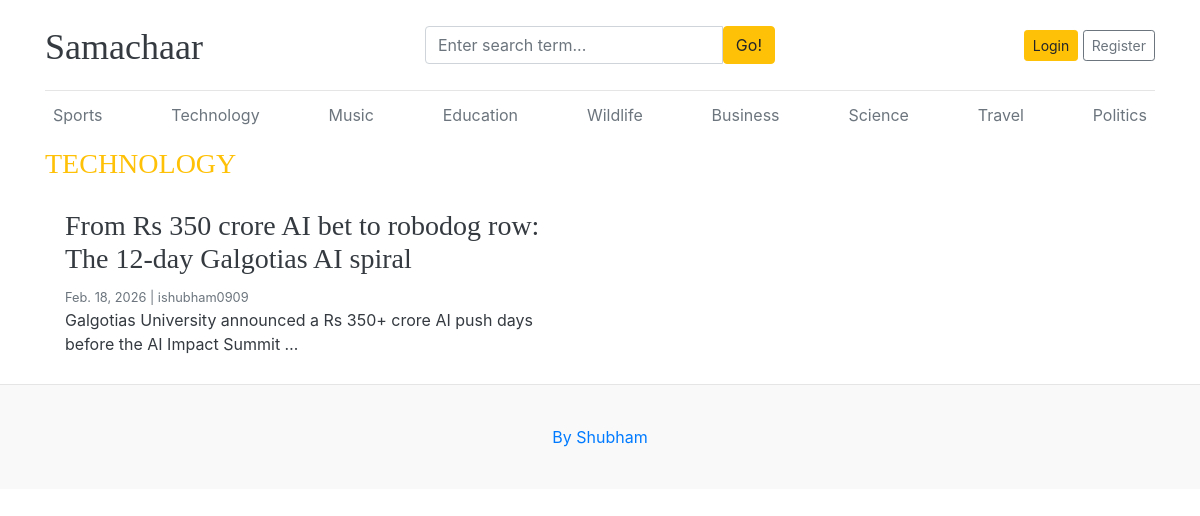
Before: /category/2/ with the older database file.
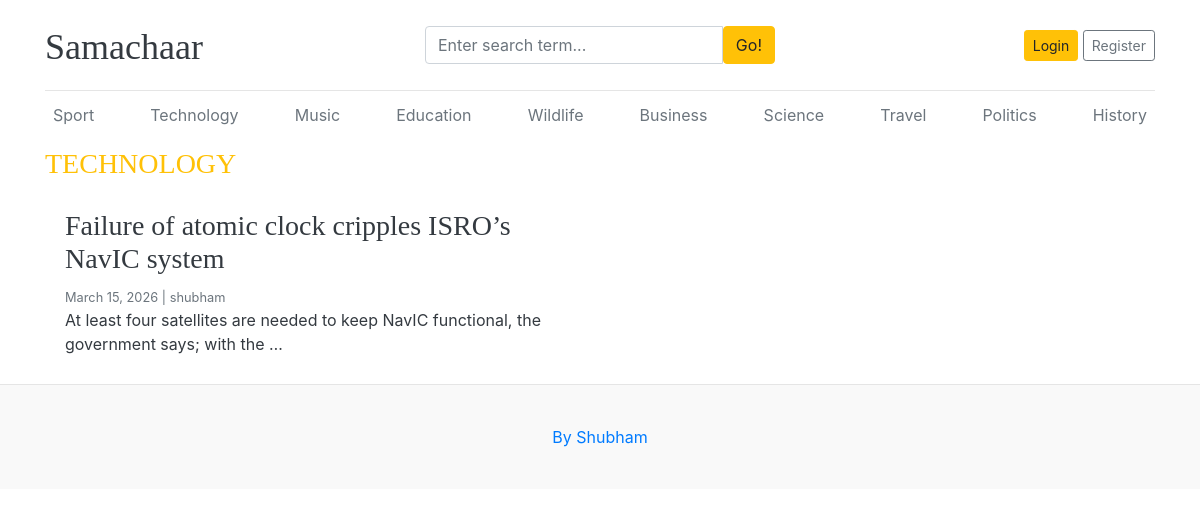
After: the same page with the newer database file.
### blogs/models.py (models this page shows, shortened)
class Category(models.Model):
    category_name = models.CharField(max_length=50, unique=True)
    created_at = models.DateField(auto_now_add=True)
    updated_at = models.DateField(auto_now_add=True)
    class Meta:
        verbose_name_plural = 'categories'
    def __str__(self):
        return self.category_name

class Blog(models.Model):
    title = models.CharField(max_length=100)
    slug = models.SlugField(max_length=150, unique=True)
    category = models.ForeignKey(Category, on_delete=models.CASCADE) # on deleting category model related with it will also be deleted
    author = models.ForeignKey(User, on_delete=models.CASCADE)
    featued_image = models.ImageField(upload_to='uploads/%Y/%M/%D')
    short_description = models.TextField(max_length=500)
    blog_body = models.TextField(max_length=1000)
    status = models.CharField(choices=STATUS_CHOICES, default='Draft')
    is_featured = models.BooleanField(default=False)
    created_at = models.DateField(auto_now_add=True)
    updated_at = models.DateField(auto_now_add=True)

### blogs/views.py (the view)
# urls.py: path('<int:category_id>/', views.posts_by_category, name='posts_by_category'),
def posts_by_category(request, category_id):
    posts = Blog.objects.filter(status='Published', category=category_id)
    category = get_object_or_404(Category, pk=category_id)
    context = {
        'posts':posts,
        'category':category,
    }
    return render(request, 'posts_by_category.html', context)

### blogs/context_processors.py (called while the page is built)
def get_categories(request):
    categories = Category.objects.all()
    return dict(categories = categories)

def get_social(request):
    links = Social.objects.all()
    return dict(links = links)

### templates/posts_by_category.html
{% extends "base.html" %}
{% block content %}
<h3 class="text-uppercase text-warning" style="letter_spacing: 2px;">{{ category }}</h3>
<div class="row mb-2">
  {% if posts %}
  {% for post in posts %}
  <div class="col-md-6">
    <div class="card border-0" >
      <div class="card-body">
        <h3><a href="{% url 'blogs' post.slug %}" class="text-dark">{{ post.title }}</h3>
        <small class="mb-1 text-muted">{{post.created_at}} | {{ post.author }}</small>
        <p class="card-text">{{ post.short_description | truncatewords:15 }}</p>
      </div>
    </div>
  </div>
  {% endfor %}
  {% else %}
  <p>No, posts are available for the selected category</p>
  {% endif %}
</div>
{% endblock content %}

### templates/base.html (shortened to what this page needs)
{% load static %}
<!DOCTYPE html>
<html lang="en">
    <head>
        <link href="https://getbootstrap.com/docs/4.0/dist/css/bootstrap.min.css" rel="stylesheet">
        <link rel="stylesheet" href="https://cdnjs.cloudflare.com/ajax/libs/font-awesome/4.7.0/css/font-awesome.min.css">
        <link href="{% static '/css/blog.css' %}" rel="stylesheet">
    </head>
    <body>
        <div class="container">
            <header class="blog-header py-3">
                <div class="row flex-nowrap justify-content-between align-items-center">
                    <div class="col-4 pt-1">
                        <a class="blog-header-logo text-dark" href="/">Samachaar</a>
                    </div>
                    <div class="col-4">
                        <form action="{% url "search" %}" method="get">
                            <div class="input-group">
                                <input class="form-control" type="text" name="keyword" value="{{keyword}}" placeholder="Enter search term..." aria-label="Enter search term..." aria-describedby="button-search" />
                                <button class="btn btn-warning" id="button-search" type="submit">Go!</button>
                            </div>
                        </form>
                    </div>
                    <div class="col-4 d-flex justify-content-end align-items-center">
                        {% if not user.is_authenticated %}
                        <a class="btn btn-sm btn-warning" href="{% url "login" %}">Login</a> &nbsp;
                        <a class="btn btn-sm btn-outline-secondary" href="{% url "register" %}">Register</a>
                        {% else %}
                        <span>Hi, {{ user }}</span>
                        &emsp;
                        <span><a href="{% url 'dashboard' %}">Dashboard</a><span>
                        &emsp;
                        <span><a href="{% url 'logout' %}">Logout</a></span>
                        {% endif %}
                    </div>
                </div>
            </header>
            <div class="nav-scroller py-1 mb-2">
                <nav class="nav d-flex justify-content-between">
                    {% for cat in categories %}
                    <a class="p-2 text-muted" href="{% url 'posts_by_category' cat.id %}">{{ cat.category_name }}</a>
                    {% endfor %}
                </nav>
            </div>
            {% block content %}
            {% endblock content %}
        </div>
        <footer class="blog-footer">
            <p><a href="#">By Shubham</a></p>
        </footer>
    </body>
</html>

Changed rows visible on the page:
removed Blog: title "From Rs 350 crore AI bet to robodog row: The 12-day Galgotias AI spiral", created_at "Feb. 18, 2026", author "ishubham0909", short_description "Galgotias University announced a Rs 350+ crore AI push days before the AI Impact Summit …"
changed Category: category_name "Sports" → "Sport"
added Category: category_name "History"
added Blog: title "Failure of atomic clock cripples ISRO’s NavIC system", created_at "March 15, 2026", author "shubham", short_description "At least four satellites are needed to keep NavIC functional, the government says; with the …"
